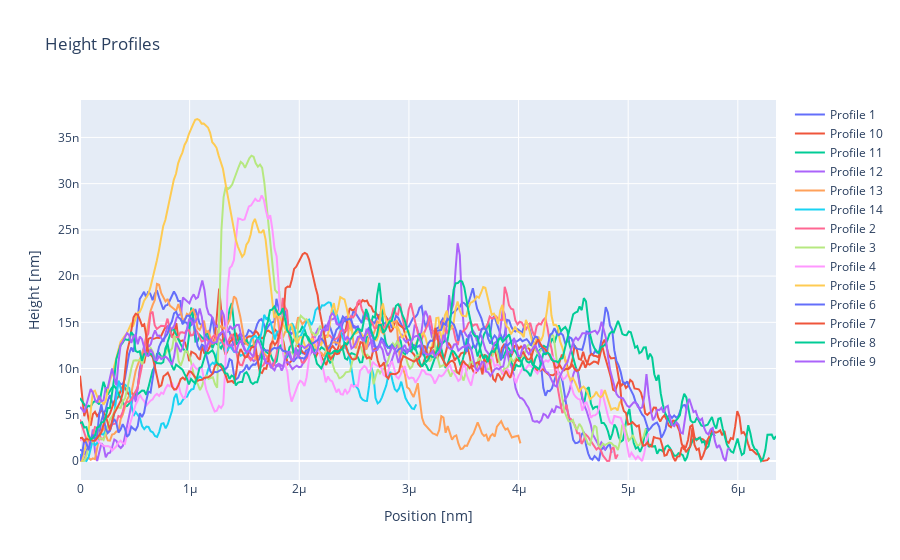

The cell this chart's notebook holds for it:
### Code cell
big_file = r"C:\Users\poeda\OneDrive\Desktop\Documents\Luo Group\AFM Images\CrsBr MTJ Project\MAXYMUS\MAXYMUS #4.013 big.csv"
fgt = afm.afmData(big_file).zero_minimums()
fgt.plotly_graph()

### Figure 1 — Plotly figure (JSON) as saved in the notebook; plotly's stock layout.template omitted (floating-point values rounded to 4 significant figures; data arrays with more than 128 entries replaced by an {"elided": "..."} marker saying what was removed)
{"data": [{"mode": "lines", "name": "Profile 1", "type": "scatter", "x": {"elided": "327 float values"}, "y": {"elided": "327 float values"}}, {"mode": "lines", "name": "Profile 10", "type": "scatter", "x": {"elided": "327 float values"}, "y": {"elided": "327 float values"}}, {"mode": "lines", "name": "Profile 11", "type": "scatter", "x": {"elided": "327 float values"}, "y": {"elided": "327 float values"}}, {"mode": "lines", "name": "Profile 12", "type": "scatter", "x": {"elided": "327 float values"}, "y": {"elided": "327 float values"}}, {"mode": "lines", "name": "Profile 13", "type": "scatter", "x": {"elided": "327 float values"}, "y": {"elided": "327 float values"}}, {"mode": "lines", "name": "Profile 14", "type": "scatter", "x": {"elided": "327 float values"}, "y": {"elided": "327 float values"}}, {"mode": "lines", "name": "Profile 2", "type": "scatter", "x": {"elided": "327 float values"}, "y": {"elided": "327 float values"}}, {"mode": "lines", "name": "Profile 3", "type": "scatter", "x": {"elided": "327 float values"}, "y": {"elided": "327 float values"}}, {"mode": "lines", "name": "Profile 4", "type": "scatter", "x": {"elided": "327 float values"}, "y": {"elided": "327 float values"}}, {"mode": "lines", "name": "Profile 5", "type": "scatter", "x": {"elided": "327 float values"}, "y": {"elided": "327 float values"}}, {"mode": "lines", "name": "Profile 6", "type": "scatter", "x": {"elided": "327 float values"}, "y": {"elided": "327 float values"}}, {"mode": "lines", "name": "Profile 7", "type": "scatter", "x": {"elided": "327 float values"}, "y": {"elided": "327 float values"}}, {"mode": "lines", "name": "Profile 8", "type": "scatter", "x": {"elided": "327 float values"}, "y": {"elided": "327 float values"}}, {"mode": "lines", "name": "Profile 9", "type": "scatter", "x": {"elided": "327 float values"}, "y": {"elided": "327 float values"}}], "layout": {"title": {"text": "  Height Profiles"}, "xaxis": {"title": {"text": "Position [nm]"}}, "yaxis": {"title": {"text": "Height [nm]"}}}}
